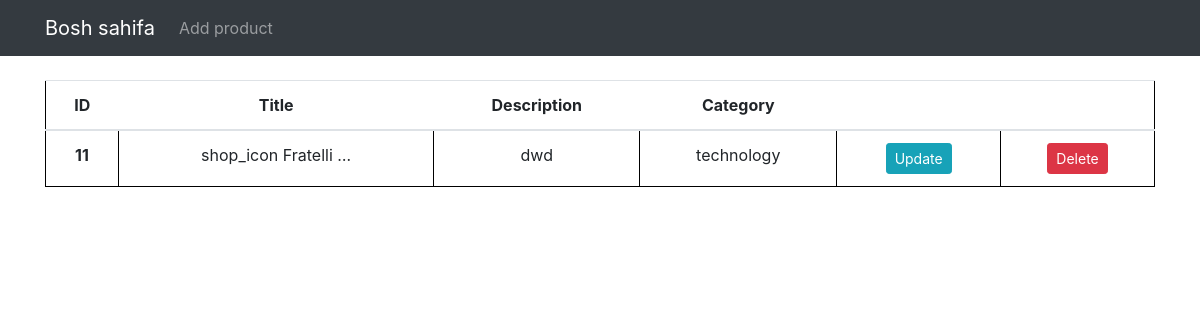
Page /forms/ on the earlier database version.
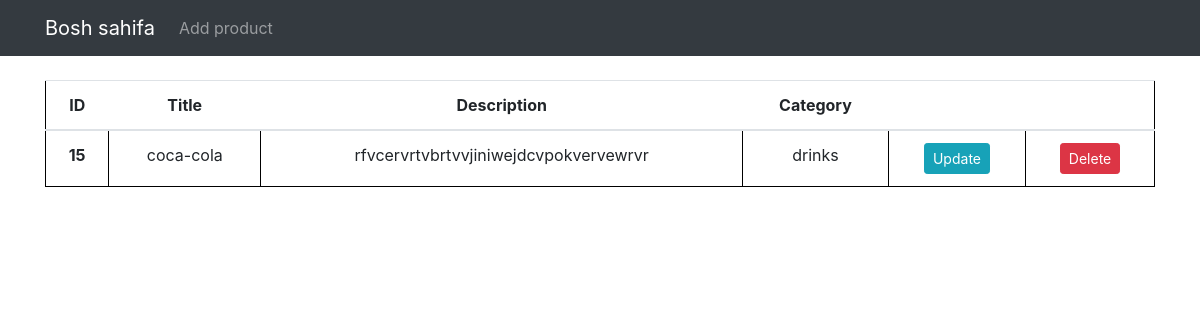
Same page on the later database version.
### forms/models.py (models this page shows, shortened)
class Product(models.Model):
    title = models.CharField(max_length=255)
    description = models.TextField()
    image = models.ImageField(upload_to = "media/images", null=True)
    slug = models.CharField(max_length=255, null=True)
    price = models.FloatField(default=5000)
    is_active = models.BooleanField(default=True)
    category = models.ForeignKey(Category, on_delete=models.CASCADE)
    created_at = models.DateTimeField(auto_now_add=True)
    updated_at = models.DateTimeField(auto_now=True)

class Category(models.Model):
    name = models.CharField(max_length=255)
    icon = models.ImageField(upload_to = "media/images", null=True)
    slug = models.CharField(max_length=255, null=True)
    created_at = models.DateTimeField(auto_now_add=True)
    updated_at = models.DateTimeField(auto_now=True)
    def __str__(self):
        return self.name

### forms/views.py (the view)
# urls.py: path("", list, name="product-list"),
def list(request):
    products = Product.objects.all()
    context = {
        "products": products
    }
    return render(request, "forms/list.html", context)

### templates/forms/list.html (shortened to what this page needs)
<!DOCTYPE html>
<html lang="en">
<head>
    <link rel="stylesheet" href="https://maxcdn.bootstrapcdn.com/bootstrap/4.0.0/css/bootstrap.min.css"
>
</head>
<body>
    <nav class="navbar navbar-expand-lg navbar-dark bg-dark">
        <div class="container">
            <a class="navbar-brand" href="{% url 'bosh-sahifa' %}">Bosh sahifa</a>
            <div class="collapse navbar-collapse" id="navbarSupportedContent">
                <ul class="navbar-nav mr-auto">
                    <li class="nav-item">
                        <a class="nav-link" href="{% url 'product-create' %}">Add product</a>
                    </li>
                </ul>
            </div>
        </div>
    </nav>
<div class="container mt-4">
    <table class="table">
        <thead>
            <tr style="text-align: center;">
                <th scope="col">ID</th>
                <th scope="col">Title</th>
                <th scope="col">Description</th>
                <th scope="col">Category</th>
                <th scope="col"></th>
                <th scope="col"></th>
            </tr>
        </thead>
        <tbody>
            {% for product in products %}
                <tr style="text-align: center;">
                    <th scope="row">{{product.id}}</th>
                    <td>{{product.title|truncatechars:20}}</td>
                    <td>{{product.description|truncatechars:40}}</td>
                    <td>{{product.category}}</td>
                    <td>
                        <a href="{% url 'product-update' pk=product.id %}" class="btn btn-info btn-sm">
                            Update
                        </a>
                    </td>
                    <td>
                        <a href="{% url 'product-delete' pk=product.id %}" class="btn btn-danger btn-sm">Delete</a>
                    </td>
                </tr>
            {% endfor %}
        </tbody>
    </table>
</div>

Differences in the rows shown:
removed Product: id "11", title "shop_icon Fratelli …", description "dwd", category "technology"
added Product: id "15", title "coca-cola", description "rfvcervrtvbrtvvjiniwejdcvpokvervewrvr", category "drinks"
